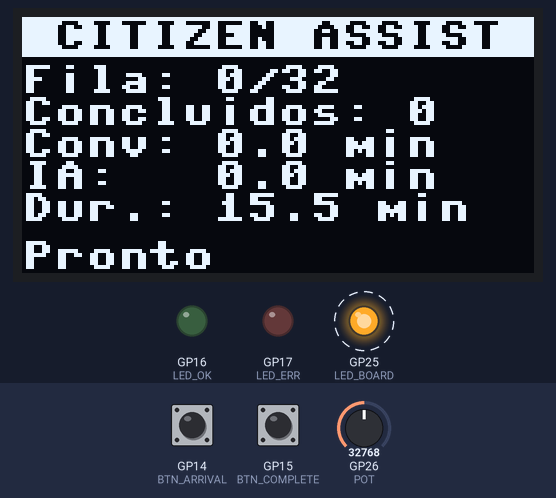
Simulated run of this program. Board: Raspberry Pi Pico running MicroPython. On the bench: 128×64 one-colour display, output pins drawn as LEDs (lit = HIGH). Wiring (from the project's diagram.json): green button Chegada on GP14, blue button on GP15, green LED on GP16, red LED on GP17, potentiometer on GP26. Dashed ring = blinking. The test bench sets the inputs (shaded band); at power-on: GP14 (BTN_ARRIVAL) HIGH, GP15 (BTN_COMPLETE) HIGH, GP26 (POT) = 32768 (analog values on the 0–65535 scale). The clock reads 2024-03-15 10:24:30 at power-on unless the program sets it; what the program prints to the serial console is not drawn.

Above: at 1.2 s.
1.3 s: GP14 (BTN_ARRIVAL) pulled LOW for 0.3 s
At 1.84 s:
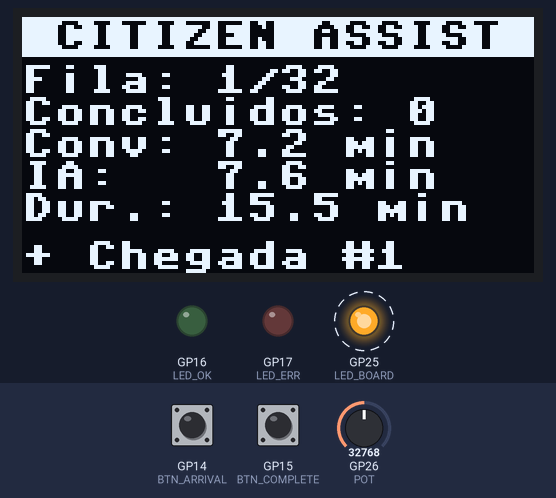
3.4 s: GP15 (BTN_COMPLETE) pulled LOW for 0.3 s
At 3.93 s:
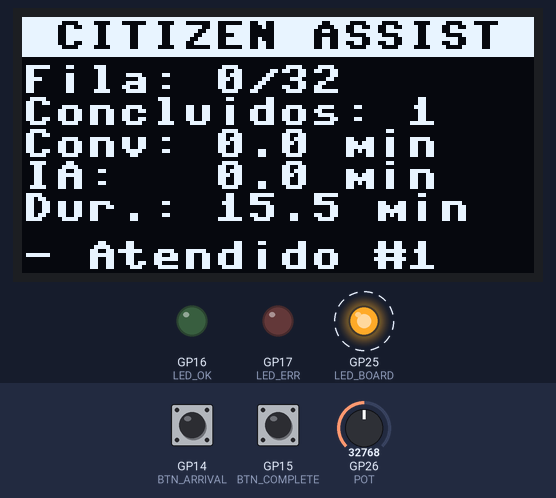
5.5 s: GP15 (BTN_COMPLETE) pulled LOW for 1 s
At 6.04 s:
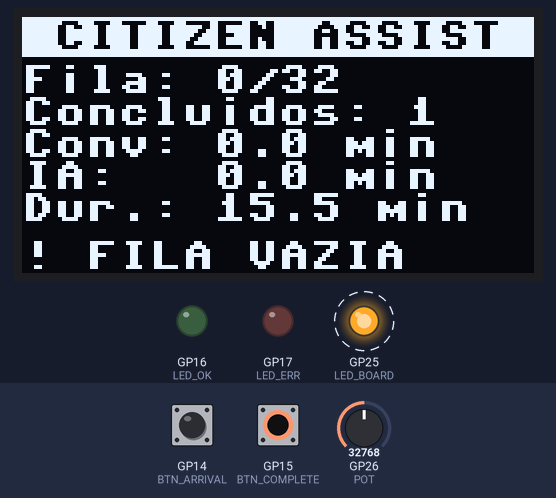
8.0 s: GP14 (BTN_ARRIVAL) pulled LOW for 1 s
At 8.28 s:
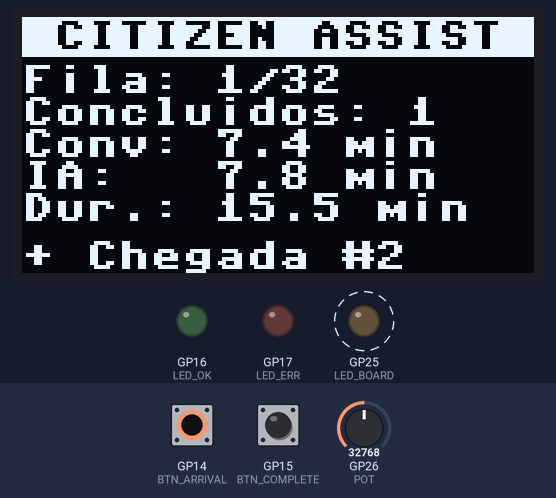
10.5 s: GP26 (POT) set to 45874
At 11.13 s:
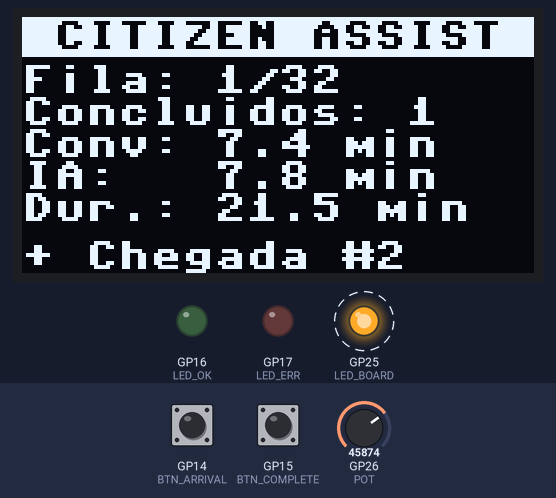
12.2 s: GP26 (POT) set to 57670
At 12.69 s:
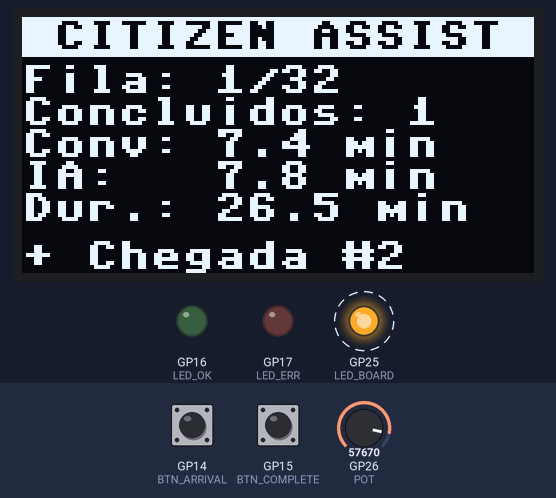
Timing chart, 0 to 14.8 s (numbered marks = the images above; inputs shaded):
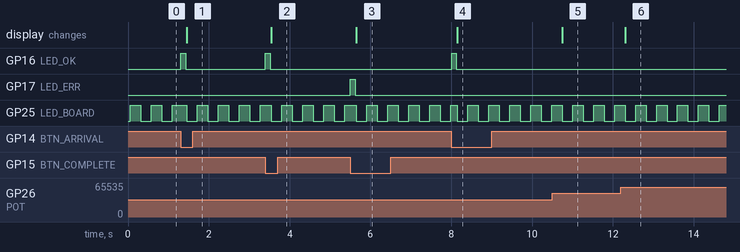

Measured:
- after the input at 1.3 s, GP16 (LED_OK): LOW → HIGH at once, → LOW 0.12 s later; the display: changes after 0.15 s (image 1)
- after the input at 3.4 s, GP16 (LED_OK): LOW → HIGH at once, → LOW 0.12 s later; the display: changes after 0.15 s (image 2)
- after the input at 5.5 s, GP17 (LED_ERR): LOW → HIGH at once, → LOW 0.12 s later; the display: changes after 0.15 s (image 3)
- after the input at 8.0 s, GP16 (LED_OK): LOW → HIGH at once, → LOW 0.12 s later; the display: changes after 0.15 s (image 4)
- after the input at 10.5 s, the display: changes after 0.25 s (image 5)
- after the input at 12.2 s, the display: changes after 0.10 s (image 6)
- by itself, GP25 (LED_BOARD): alternates HIGH for 0.26 s and LOW for 0.26 s

The program:

main.py
```python
# Citizen Assist AI — terminal de fila no Raspberry Pi Pico W (RP2040) em MicroPython.
#
# Entradas : botão verde (GP14) = chegada | botão azul (GP15) = concluir atendimento
#            potenciômetro (GP26 / ADC0) = duração do atendimento (1 a 30 min)
# Saídas   : display OLED SSD1306 128x64 via I2C0 (SDA GP4, SCL GP5)
#            LED verde (GP16) = operação aceita | LED vermelho (GP17) = operação recusada
#            porta serial USB = registro de eventos com data/hora (CSV)
# Processo : fila FIFO em buffer circular de tamanho fixo, validação, estimativa
#            convencional e regressão linear com aprendizado incremental.
#
# Simulação: https://wokwi.com (Raspberry Pi Pico W + MicroPython) — ver README desta pasta.

import gc
import time
from array import array

import framebuf
from machine import ADC, I2C, RTC, Pin, freq

# ---------------------------------------------------------------- driver do display
# Driver mínimo do OLED SSD1306 (I2C) usando framebuf. O quadro de 128x64 pixels
# (1 bit/pixel = 1024 bytes) fica na RAM do RP2040 e é enviado a cada show().
_INIT = (
    0xAE,        # display desligado
    0x20, 0x00,  # endereçamento horizontal
    0x40,        # linha inicial 0
    0xA1,        # remapeamento de segmentos
    0xA8, 63,    # multiplex 64 linhas
    0xC8,        # varredura COM invertida
    0xD3, 0x00,  # deslocamento vertical 0
    0xDA, 0x12,  # configuração dos pinos COM
    0xD5, 0x80,  # clock do display
    0xD9, 0xF1,  # pré-carga
    0xDB, 0x30,  # nível VCOMH
    0x81, 0xFF,  # contraste
    0xA4,        # exibe o conteúdo da RAM
    0xA6,        # modo normal (não invertido)
    0x8D, 0x14,  # charge pump ligado
    0xAF,        # display ligado
)


class SSD1306_I2C(framebuf.FrameBuffer):
    def __init__(self, width, height, i2c, addr=0x3C):
        self.width, self.height, self.i2c, self.addr = width, height, i2c, addr
        self.pages = height // 8
        self.buffer = bytearray(self.pages * width)
        super().__init__(self.buffer, width, height, framebuf.MONO_VLSB)
        for command in _INIT:
            self.cmd(command)
        self.fill(0)
        self.show()

    def cmd(self, command):
        self.i2c.writeto(self.addr, bytes((0x80, command)))

    def show(self):
        for command in (0x21, 0, self.width - 1, 0x22, 0, self.pages - 1):
            self.cmd(command)
        self.i2c.writeto(self.addr, b"\x40" + self.buffer)


# ---------------------------------------------------------------- hardware
I2C_BUS = I2C(0, sda=Pin(4), scl=Pin(5), freq=400_000)
OLED = SSD1306_I2C(128, 64, I2C_BUS)
BTN_ARRIVAL = Pin(14, Pin.IN, Pin.PULL_UP)     # nível baixo = pressionado
BTN_COMPLETE = Pin(15, Pin.IN, Pin.PULL_UP)
POT = ADC(26)                                  # ADC de 12 bits (lido em 16 bits)
LED_OK = Pin(16, Pin.OUT)
LED_ERR = Pin(17, Pin.OUT)
LED_BOARD = Pin("LED", Pin.OUT)                # LED da placa (ligado ao CYW43439)

DEBOUNCE_MS = 200

# Relógio de tempo real (RTC) interno do RP2040. O simulador inicia em 2021-01-01;
# sem rede no simulador, ajustamos a data/hora de início da demonstração aqui.
# Em uma placa real com Wi-Fi, usar ntptime.settime() para sincronizar.
DEMO_START = (2026, 11, 12, 3, 9, 0, 0, 0)     # (ano, mês, dia, dia_semana, h, min, s, sub)
if time.localtime()[0] < 2024:
    RTC().datetime(DEMO_START)

# ---------------------------------------------------------------- memória
# Buffer circular de capacidade fixa: o consumo de RAM é conhecido na compilação.
CAPACITY = 32
q_id = array("H", [0] * CAPACITY)              # 2 bytes por posição
q_ahead = array("B", [0] * CAPACITY)           # 1 byte: pessoas à frente na chegada
q_avg = array("f", [0.0] * CAPACITY)           # 4 bytes: média de atendimento na chegada
q_wait = array("f", [0.0] * CAPACITY)          # 4 bytes: espera acumulada (min)
head = 0
count = 0
next_id = 1
completed = 0
rejected = 0

# ---------------------------------------------------------------- modelo
# Somatórios da regressão y = a + b·x, x = pessoas à frente × duração média.
# Inicializados com os 60 registros SIMULADOS de data/historico_simulado.csv
# (n, Σx, Σy, Σx², Σxy). Cada atendimento concluído soma uma observação real:
# o aprendizado é incremental e usa memória constante (5 números).
reg_n, reg_sx, reg_sy, reg_sxx, reg_sxy = 60, 2199.5, 2337.0, 116315.25, 123683.5
service_sum, service_n = 7.233 * 60, 60        # média histórica simulada = 7,2 min


def regression():
    den = reg_n * reg_sxx - reg_sx * reg_sx
    if den == 0:
        return 0.0, 1.0
    b = (reg_n * reg_sxy - reg_sx * reg_sy) / den
    a = (reg_sy - b * reg_sx) / reg_n
    return a, b


def average_service():
    return service_sum / service_n


def estimates():
    avg = average_service()
    conventional = count * avg
    a, b = regression()
    return conventional, max(0.0, a + b * conventional)


# ---------------------------------------------------------------- utilitários
def timestamp():
    t = time.localtime()
    return "%04d-%02d-%02d %02d:%02d:%02d" % t[:6]


def log(kind, detail):
    # Formato CSV: data_hora;tipo;fila;concluidos;detalhe
    print("%s;%s;%d;%d;%s" % (timestamp(), kind, count, completed, detail))


def read_duration():
    raw = POT.read_u16()                       # 0..65535
    minutes = 1 + raw * 29 / 65535             # 1..30 min
    return round(minutes * 2) / 2              # passos de 0,5 min


def flash(led):
    led.on()
    time.sleep_ms(120)
    led.off()


status_line = "Pronto"


def draw():
    conventional, ai = estimates()
    OLED.fill(0)
    OLED.fill_rect(0, 0, 128, 10, 1)
    OLED.text("CITIZEN ASSIST", 8, 1, 0)
    OLED.text("Fila: %d/%d" % (count, CAPACITY), 0, 12)
    OLED.text("Concluidos: %d" % completed, 0, 20)
    OLED.text("Conv: %.1f min" % conventional, 0, 28)
    OLED.text("IA:   %.1f min" % ai, 0, 36)
    OLED.text("Dur.: %.1f min" % read_duration(), 0, 44)
    OLED.text(status_line[:16], 0, 56)
    OLED.show()


# ---------------------------------------------------------------- regras da fila
def arrival():
    global count, next_id, status_line, rejected
    if count >= CAPACITY:
        rejected += 1
        status_line = "! FILA CHEIA"
        log("rejeitado", "capacidade maxima")
        flash(LED_ERR)
        return
    tail = (head + count) % CAPACITY
    q_id[tail] = next_id
    q_ahead[tail] = count
    q_avg[tail] = average_service()
    q_wait[tail] = 0.0
    count += 1
    status_line = "+ Chegada #%d" % next_id
    log("chegada", "pessoa=%d" % next_id)
    next_id = next_id + 1 if next_id < 65535 else 1
    flash(LED_OK)


def completion():
    global head, count, completed, status_line, rejected
    global reg_n, reg_sx, reg_sy, reg_sxx, reg_sxy, service_sum, service_n
    if count == 0:                             # impede contagem negativa
        rejected += 1
        status_line = "! FILA VAZIA"
        log("rejeitado", "conclusao com fila vazia")
        flash(LED_ERR)
        return
    duration = read_duration()
    person, ahead, avg, waited = q_id[head], q_ahead[head], q_avg[head], q_wait[head]
    head = (head + 1) % CAPACITY
    count -= 1
    for i in range(count):                     # quem ficou esperou mais 'duration' min
        q_wait[(head + i) % CAPACITY] += duration
    x = ahead * avg                            # observação real -> treina o modelo
    reg_n += 1
    reg_sx += x
    reg_sy += waited
    reg_sxx += x * x
    reg_sxy += x * waited
    service_sum += duration
    service_n += 1
    completed += 1
    status_line = "- Atendido #%d" % person
    log("conclusao", "pessoa=%d;duracao=%.1f;espera=%.1f" % (person, duration, waited))
    flash(LED_OK)


# ---------------------------------------------------------------- interrupções
pending = {"arrival": False, "complete": False}
last_irq = {"arrival": 0, "complete": 0}


def make_handler(name):
    def handler(_pin):
        now = time.ticks_ms()
        if time.ticks_diff(now, last_irq[name]) > DEBOUNCE_MS:
            last_irq[name] = now
            pending[name] = True               # trabalho pesado fica no laço principal
    return handler


BTN_ARRIVAL.irq(trigger=Pin.IRQ_FALLING, handler=make_handler("arrival"))
BTN_COMPLETE.irq(trigger=Pin.IRQ_FALLING, handler=make_handler("complete"))

# ---------------------------------------------------------------- laço principal
gc.collect()
print("data_hora;tipo;fila;concluidos;detalhe")
log("inicio", "CPU=%d MHz;RAM livre=%d bytes;RAM usada=%d bytes;capacidade=%d"
    % (freq() // 1_000_000, gc.mem_free(), gc.mem_alloc(), CAPACITY))
a0, b0 = regression()
log("modelo", "a=%.3f;b=%.3f;base=%d registros simulados" % (a0, b0, reg_n))

last_draw = 0
last_report = time.ticks_ms()
while True:
    if pending["arrival"]:
        pending["arrival"] = False
        arrival()
        last_draw = 0
    if pending["complete"]:
        pending["complete"] = False
        completion()
        last_draw = 0
    now = time.ticks_ms()
    if last_draw == 0 or time.ticks_diff(now, last_draw) > 250:
        draw()                                 # atualiza o display ~4 vezes/s
        last_draw = now
        LED_BOARD.toggle()                     # "batimento" do sistema
    if time.ticks_diff(now, last_report) > 30_000:
        gc.collect()
        a, b = regression()
        log("status", "RAM livre=%d bytes;a=%.3f;b=%.3f;n=%d" % (gc.mem_free(), a, b, reg_n))
        last_report = now
    time.sleep_ms(10)
```
